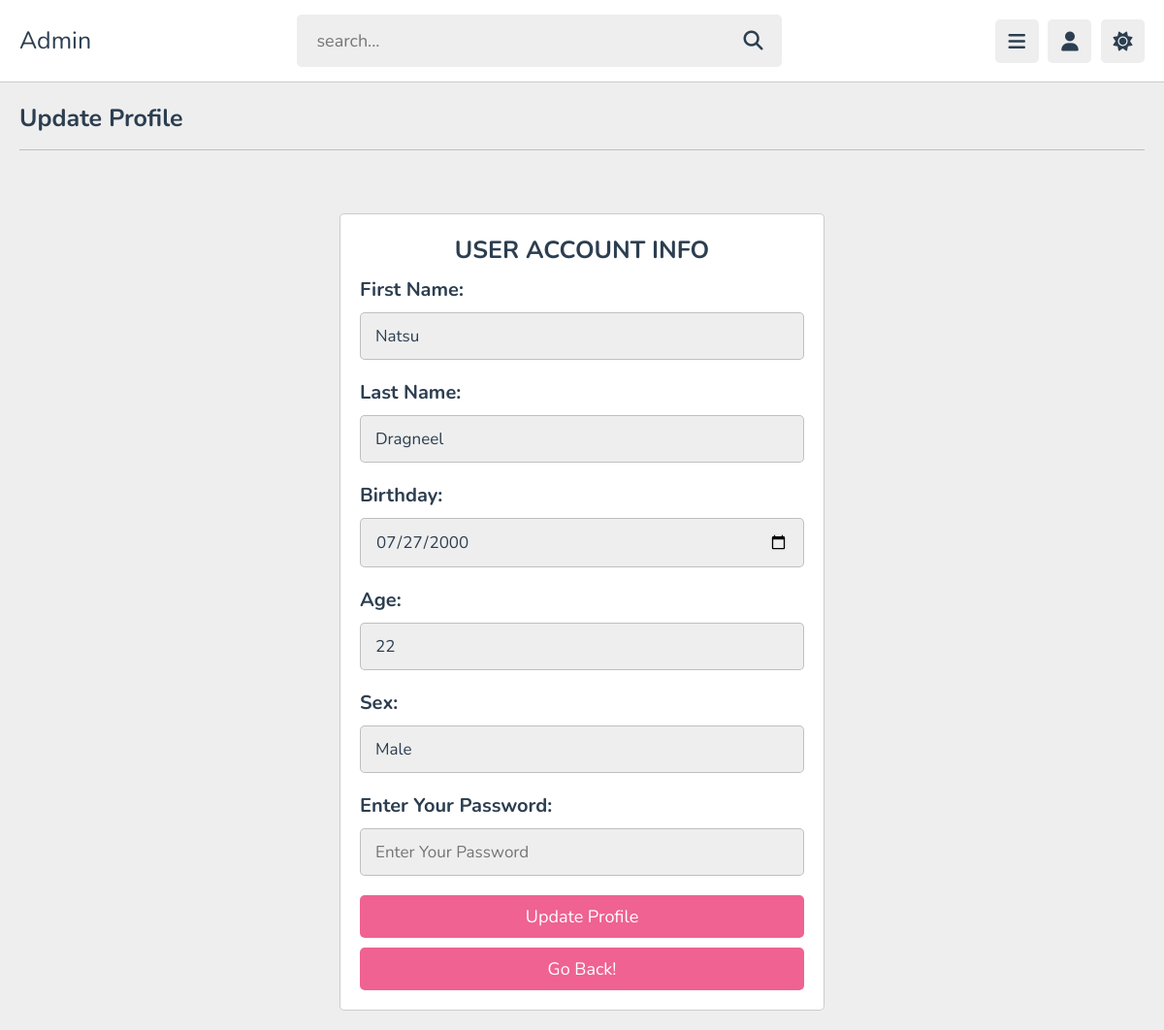
The app's page /modules_admin/admin_users_profile_pi_update.php?edit=3 (signed in) with its own data.
### tables this page shows
CREATE TABLE IF NOT EXISTS `users` (
  `id` bigint NOT NULL AUTO_INCREMENT,
  `user_id` bigint NOT NULL,
  `type` enum('Citizen') NOT NULL,
  `firstName` varchar(100) NOT NULL,
  `middleName` varchar(255) NOT NULL,
  `middleInitial` varchar(1) NOT NULL,
  `lastName` varchar(100) NOT NULL,
  `suffix` varchar(255) NOT NULL,
  `birthday` date NOT NULL,
  `age` bigint NOT NULL,
  `sex` enum('Male','Female') NOT NULL,
  `familyNumber` varchar(8) NOT NULL,
  `height` bigint NOT NULL,
  `weight` bigint NOT NULL,
  `bp` varchar(8) NOT NULL,
  `updated` date NOT NULL,
  `username` varchar(100) NOT NULL,
  `email` varchar(100) NOT NULL,
  `phoneNumber` bigint NOT NULL,
  `password` varchar(100) NOT NULL,
  `verify_token` varchar(255) NOT NULL,
  `verify_status` tinyint NOT NULL DEFAULT '0' COMMENT '0 = no, 1 = yes',
  `otp` varchar(255) NOT NULL,
  `activation_code` varchar(255) NOT NULL,
  `recovery_time` timestamp NOT NULL ON UPDATE CURRENT_TIMESTAMP,
  PRIMARY KEY (`id`),
  KEY `user_id` (`user_id`),
  KEY `firstName` (`firstName`),
  KEY `lastName` (`lastName`),
  KEY `birthday` (`birthday`),
  KEY `age` (`age`),
  KEY `sex` (`sex`),
  KEY `familyNumber` (`familyNumber`),
  KEY `username` (`username`),
  KEY `email` (`email`),
  KEY `phoneNumber` (`phoneNumber`),
  KEY `height` (`height`),
  KEY `weight` (`weight`),
  KEY `bp` (`bp`),
  KEY `updated` (`updated`),
  KEY `midleName` (`middleName`),
  KEY `middleInitial` (`middleInitial`),
  KEY `suffix` (`suffix`),
  KEY `verify_token` (`verify_token`),
  KEY `verify_status` (`verify_status`)
);

### modules_admin/admin_users_profile_pi_update.php (the view, shortened to what this page needs)
<?php
    include '../components/connection.php';
    $id = $_GET['edit'];
?>
<!DOCTYPE html>
<html lang="en" dir="ltr">
    <head>
        <link rel="stylesheet" href="https://cdnjs.cloudflare.com/ajax/libs/font-awesome/6.1.2/css/all.min.css">
        <link rel="stylesheet" href="../css/header.css">
        <link rel="stylesheet" href="../css/admin_users_profile.css">
    </head>
    <body>
        <?php
            include '../components/header_admin.php';
        ?>
        <section class="dashboard">
            <h1 class="heading">Update Profile</h1>
        </section>
        <div class="container">
            <?php
                $select = mysqli_query($con, "SELECT * FROM users  WHERE id = '$id'");
                while($row = mysqli_fetch_assoc($select)){
            ?>
            <div class="admin-product-form-container">
                <form action="" method="post" enctype="multipart/form-data">
                    <h3 class="title">User Account Info</h3>
                    <div class="label">
                        <h4>First Name:</h4>
                    </div>
                    <input type="text" class="box" name="update_firstName" value="<?php echo $row['firstName']; ?>" placeholder="Enter First Name" required>
                    <div class="label">
                        <h4>Last Name:</h4>
                    </div>
                    <input type="text" class="box" name="update_lastName" value="<?php echo $row['lastName']; ?>" placeholder="Enter Last Name" required>
                    <div class="label">
                        <h4>Birthday:</h4>
                    </div>
                    <input type="date" class="box" name="update_birthday" value="<?php echo $row['birthday']; ?>" placeholder="Enter Birthday" required>
                    <div class="label">
                        <h4>Age:</h4>
                    </div>
                    <input type="number" min="0" class="box" name="update_age" value="<?php echo $row['age']; ?>" placeholder="Enter Age" required>
                    <div class="label">
                        <h4>Sex:</h4>
                    </div>
                    <input type="text" class="box" name="update_sex" value="<?php echo $row['sex']; ?>" placeholder="Enter Sex" required>
                    <div class="label">
                        <h4>Enter Your Password:</h4>
                    </div>
                    <input type="text" class="box" name="cpass" placeholder="Enter Your Password" required>
                    <input type="submit" value="Update Profile" name="update_profile" class="btn">
                    <a href="admin_users_profile_pi.php?edit=<?php echo $row['id']; ?>" class="btn">go back!</a>
                </form>
            </div>
            <?php } ?>
        </div>
    </body>
</html>

### css/header.css (style rules this page uses)
:root { --main-color:#ef6292; --red:#e74c3c; --orange:#f39c12; --light-color:#888; --light-bg:#eee; --black:#2c3e50; --white:#fff; --border:.1rem solid rgba(0,0,0,.2); }
* { font-family: 'Nunito', sans-serif; margin:0; padding:0; box-sizing: border-box; outline: none; border:none; text-decoration: none; }
html { font-size: 62.5%; overflow-x: hidden; }
body { background-color: var(--light-bg); padding-left: 30rem; }
section { padding:2rem; margin: 0 auto; max-width: 1200px; }
.heading { font-size: 2.5rem; color:var(--black); margin-bottom: 2.5rem; border-bottom: var(--border); padding-bottom: 1.5rem; text-transform: capitalize; }
.inline-btn, .inline-option-btn, .inline-delete-btn, .btn, .delete-btn, .option-btn { border-radius: .5rem; color:#fff; font-size: 1.8rem; cursor: pointer; text-transform: capitalize; padding:1rem 3rem; text-align: center; margin-top: 1rem; }
.btn, .delete-btn, .option-btn { display: block; width: 100%; }
.btn, .inline-btn { background-color: var(--main-color); }
@media (max-width:1200px) { body { padding-left: 0; } }

### css/admin_users_profile.css (style rules this page uses)
.container { max-width: 1200px; padding:2rem; margin:0 auto; }
.admin-product-form-container form { max-width: 50rem; margin:0 auto; padding:2rem; border-radius: .5rem; background: var(--white); border: var(--border); }
.admin-product-form-container h3 { text-transform: uppercase; color:var(--black); margin-bottom: 1rem; text-align: center; font-size: 2.5rem; }
.admin-product-form-container .label { margin-top: 10px; align-items: left; color: var(--black); }
.admin-product-form-container .label h4 { font-size: 2rem; color: var(--black); }
.admin-product-form-container form .box { width: 100%; border-radius: .5rem; padding:1.2rem 1.5rem; font-size: 1.7rem; margin:1rem 0; color: var(--black); border: var(--border); background-color: var(--light-bg); text-transform: none; }
@media (max-width:1200px) { body { padding-left: 0; } }

### records on screen
users: update_firstName "Natsu", update_lastName "Dragneel", update_birthday "07/27/2000", update_age "22", update_sex "Male"
